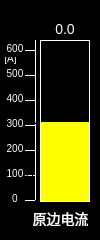
<?xml version="1.0" encoding="UTF-8"?>
<ui version="4.0">
 <class>CtrlNetCurrent_Unity</class>
 <widget class="QWidget" name="CtrlNetCurrent_Unity">
  <property name="geometry">
   <rect>
    <x>0</x>
    <y>0</y>
    <width>100</width>
    <height>240</height>
   </rect>
  </property>
  <property name="windowTitle">
   <string>Form</string>
  </property>
  <property name="styleSheet">
   <string notr="true">QWidget
{
	background-color:black;
border:1px solid transparent;
}</string>
  </property>
  <widget class="QLabel" name="LBLBackground">
   <property name="geometry">
    <rect>
     <x>40</x>
     <y>40</y>
     <width>50</width>
     <height>162</height>
    </rect>
   </property>
   <property name="styleSheet">
    <string notr="true">background-color:yellow;border:1px solid white;</string>
   </property>
   <property name="text">
    <string/>
   </property>
   <property name="alignment">
    <set>Qt::AlignCenter</set>
   </property>
  </widget>
  <widget class="QLabel" name="L1_9">
   <property name="geometry">
    <rect>
     <x>25</x>
     <y>175</y>
     <width>10</width>
     <height>1</height>
    </rect>
   </property>
   <property name="styleSheet">
    <string notr="true">border:1px solid white;</string>
   </property>
   <property name="text">
    <string>0.0</string>
   </property>
   <property name="alignment">
    <set>Qt::AlignCenter</set>
   </property>
  </widget>
  <widget class="QLabel" name="label_6">
   <property name="geometry">
    <rect>
     <x>5</x>
     <y>90</y>
     <width>20</width>
     <height>17</height>
    </rect>
   </property>
   <property name="styleSheet">
    <string notr="true">font:10px;color:white</string>
   </property>
   <property name="text">
    <string>400</string>
   </property>
   <property name="alignment">
    <set>Qt::AlignCenter</set>
   </property>
  </widget>
  <widget class="QLabel" name="L1_36">
   <property name="geometry">
    <rect>
     <x>35</x>
     <y>40</y>
     <width>1</width>
     <height>160</height>
    </rect>
   </property>
   <property name="styleSheet">
    <string notr="true">border:1px solid white;</string>
   </property>
   <property name="text">
    <string>0.0</string>
   </property>
   <property name="alignment">
    <set>Qt::AlignCenter</set>
   </property>
  </widget>
  <widget class="QLabel" name="L1">
   <property name="geometry">
    <rect>
     <x>25</x>
     <y>200</y>
     <width>10</width>
     <height>1</height>
    </rect>
   </property>
   <property name="styleSheet">
    <string notr="true">border:1px solid white;</string>
   </property>
   <property name="text">
    <string/>
   </property>
   <property name="alignment">
    <set>Qt::AlignCenter</set>
   </property>
  </widget>
  <widget class="QLabel" name="L1_22">
   <property name="geometry">
    <rect>
     <x>25</x>
     <y>100</y>
     <width>10</width>
     <height>1</height>
    </rect>
   </property>
   <property name="styleSheet">
    <string notr="true">border:1px solid white;</string>
   </property>
   <property name="text">
    <string/>
   </property>
   <property name="alignment">
    <set>Qt::AlignCenter</set>
   </property>
  </widget>
  <widget class="QLabel" name="L1_32">
   <property name="geometry">
    <rect>
     <x>25</x>
     <y>50</y>
     <width>10</width>
     <height>1</height>
    </rect>
   </property>
   <property name="styleSheet">
    <string notr="true">border:1px solid white;</string>
   </property>
   <property name="text">
    <string/>
   </property>
   <property name="alignment">
    <set>Qt::AlignCenter</set>
   </property>
  </widget>
  <widget class="QLabel" name="label_5">
   <property name="geometry">
    <rect>
     <x>5</x>
     <y>115</y>
     <width>20</width>
     <height>17</height>
    </rect>
   </property>
   <property name="styleSheet">
    <string notr="true">font:10px;color:white</string>
   </property>
   <property name="text">
    <string>300</string>
   </property>
   <property name="alignment">
    <set>Qt::AlignCenter</set>
   </property>
  </widget>
  <widget class="QLabel" name="label_2">
   <property name="geometry">
    <rect>
     <x>5</x>
     <y>190</y>
     <width>20</width>
     <height>17</height>
    </rect>
   </property>
   <property name="styleSheet">
    <string notr="true">font:10px;color:white</string>
   </property>
   <property name="text">
    <string>0</string>
   </property>
   <property name="alignment">
    <set>Qt::AlignCenter</set>
   </property>
  </widget>
  <widget class="QLabel" name="L1_17">
   <property name="geometry">
    <rect>
     <x>25</x>
     <y>125</y>
     <width>10</width>
     <height>1</height>
    </rect>
   </property>
   <property name="styleSheet">
    <string notr="true">border:1px solid white;</string>
   </property>
   <property name="text">
    <string/>
   </property>
   <property name="alignment">
    <set>Qt::AlignCenter</set>
   </property>
  </widget>
  <widget class="QLabel" name="LBLValue">
   <property name="geometry">
    <rect>
     <x>45</x>
     <y>20</y>
     <width>40</width>
     <height>17</height>
    </rect>
   </property>
   <property name="styleSheet">
    <string notr="true">color:white;font:14px;</string>
   </property>
   <property name="text">
    <string>0.0</string>
   </property>
   <property name="alignment">
    <set>Qt::AlignCenter</set>
   </property>
  </widget>
  <widget class="QLabel" name="label_3">
   <property name="geometry">
    <rect>
     <x>5</x>
     <y>140</y>
     <width>20</width>
     <height>17</height>
    </rect>
   </property>
   <property name="styleSheet">
    <string notr="true">font:10px;color:white</string>
   </property>
   <property name="text">
    <string>200</string>
   </property>
   <property name="alignment">
    <set>Qt::AlignCenter</set>
   </property>
  </widget>
  <widget class="QLabel" name="label_4">
   <property name="geometry">
    <rect>
     <x>5</x>
     <y>165</y>
     <width>20</width>
     <height>17</height>
    </rect>
   </property>
   <property name="styleSheet">
    <string notr="true">font:10px;color:white</string>
   </property>
   <property name="text">
    <string>100</string>
   </property>
   <property name="alignment">
    <set>Qt::AlignCenter</set>
   </property>
  </widget>
  <widget class="QLabel" name="LBLValueRect">
   <property name="geometry">
    <rect>
     <x>41</x>
     <y>41</y>
     <width>48</width>
     <height>81</height>
    </rect>
   </property>
   <property name="styleSheet">
    <string notr="true">border:1px solid transparent;</string>
   </property>
   <property name="text">
    <string/>
   </property>
   <property name="alignment">
    <set>Qt::AlignCenter</set>
   </property>
  </widget>
  <widget class="QLabel" name="L1_12">
   <property name="geometry">
    <rect>
     <x>25</x>
     <y>150</y>
     <width>10</width>
     <height>1</height>
    </rect>
   </property>
   <property name="styleSheet">
    <string notr="true">border:1px solid white;</string>
   </property>
   <property name="text">
    <string/>
   </property>
   <property name="alignment">
    <set>Qt::AlignCenter</set>
   </property>
  </widget>
  <widget class="QLabel" name="label">
   <property name="geometry">
    <rect>
     <x>30</x>
     <y>210</y>
     <width>61</width>
     <height>17</height>
    </rect>
   </property>
   <property name="styleSheet">
    <string notr="true">color:white;
font:14px;</string>
   </property>
   <property name="text">
    <string>原边电流</string>
   </property>
   <property name="alignment">
    <set>Qt::AlignCenter</set>
   </property>
  </widget>
  <widget class="QLabel" name="label_7">
   <property name="geometry">
    <rect>
     <x>5</x>
     <y>65</y>
     <width>20</width>
     <height>17</height>
    </rect>
   </property>
   <property name="styleSheet">
    <string notr="true">font:10px;color:white</string>
   </property>
   <property name="text">
    <string>500</string>
   </property>
   <property name="alignment">
    <set>Qt::AlignCenter</set>
   </property>
  </widget>
  <widget class="QLabel" name="label_9">
   <property name="geometry">
    <rect>
     <x>0</x>
     <y>50</y>
     <width>21</width>
     <height>17</height>
    </rect>
   </property>
   <property name="styleSheet">
    <string notr="true">color:white;
font:10px;</string>
   </property>
   <property name="text">
    <string>[A]</string>
   </property>
   <property name="alignment">
    <set>Qt::AlignCenter</set>
   </property>
  </widget>
  <widget class="QLabel" name="L1_27">
   <property name="geometry">
    <rect>
     <x>25</x>
     <y>75</y>
     <width>10</width>
     <height>1</height>
    </rect>
   </property>
   <property name="styleSheet">
    <string notr="true">border:1px solid white;</string>
   </property>
   <property name="text">
    <string/>
   </property>
   <property name="alignment">
    <set>Qt::AlignCenter</set>
   </property>
  </widget>
  <widget class="QLabel" name="label_8">
   <property name="geometry">
    <rect>
     <x>5</x>
     <y>40</y>
     <width>20</width>
     <height>17</height>
    </rect>
   </property>
   <property name="styleSheet">
    <string notr="true">font:10px;color:white</string>
   </property>
   <property name="text">
    <string>600</string>
   </property>
   <property name="alignment">
    <set>Qt::AlignCenter</set>
   </property>
  </widget>
 </widget>
 <resources/>
 <connections/>
</ui>
